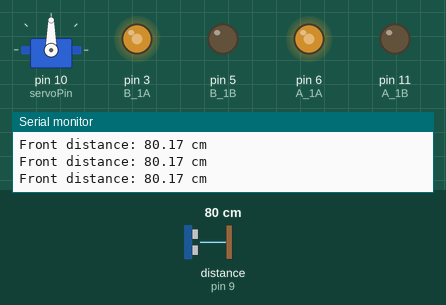
Simulated run of this sketch. Board: Arduino Uno, built with avr-gcc and run on an emulated ATmega328P. Parts: servo, output pins drawn as LEDs (lit = HIGH), the last lines printed to the serial monitor. Wiring (inferred from the names in the program): ultrasonic range finder: trigger pin 8; echo pin 9. Inputs (shaded band) come from the test bench; at power-on: distance to the obstacle (sensor on pin 9) 80 cm. The echo pulse lasts 58.3 µs per cm; pins used as bus, display or sensor lines are not drawn.

Above: at 2.2 s.
2.3 s: distance to the obstacle (sensor on pin 9) set to 38 cm
3.8 s: distance to the obstacle (sensor on pin 9) set to 33 cm
At 4.9 s:
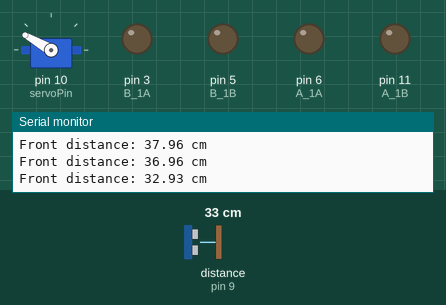
At 5.7 s:
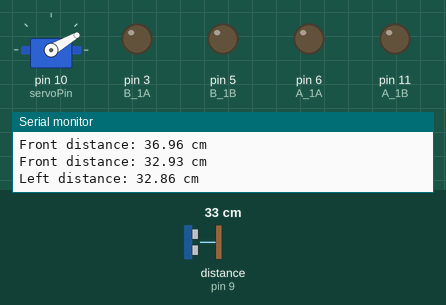
6.8 s: distance to the obstacle (sensor on pin 9) set to 120 cm
At 8.2 s:
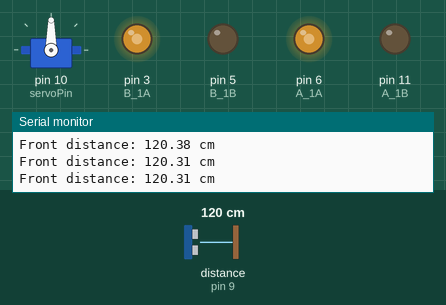
Timing chart, 0 to 9.8 s (numbered marks = the images above; inputs shaded):
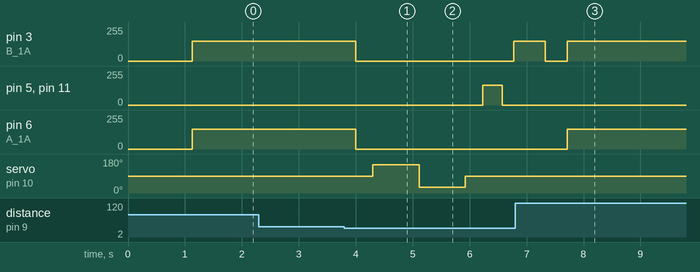

The sketch:

rc-car.ino
```cpp
#include <Servo.h>

/*
  L9110S 모터드라이버 연결

  오른쪽 모터
  L9110S A_1A - D6
  L9110S A_1B - D11

  왼쪽 모터
  L9110S B_1A - D3
  L9110S B_1B - D5
*/

int A_1A = 6;
int A_1B = 11;
int B_1A = 3;
int B_1B = 5;

/*
  초음파센서 연결

  TRIG - D8
  ECHO - D9
*/

int trigPin = 8;
int echoPin = 9;

/*
  서보모터 연결

  OUT - D10
*/

int servoPin = 10;

Servo servo;

/*
  모터 속도 설정
  값 범위: 0 ~ 255
*/

int motorASpeed = 150;
int motorBSpeed = 150;

/*
  장애물 판단 거리 35cm 이내
*/

int obstacleDistance = 35;

void setup() {
  Serial.begin(9600);

  pinMode(A_1A, OUTPUT);
  pinMode(A_1B, OUTPUT);
  pinMode(B_1A, OUTPUT);
  pinMode(B_1B, OUTPUT);

  stopCar();

  pinMode(trigPin, OUTPUT);
  pinMode(echoPin, INPUT);

  servo.attach(servoPin);

  // 서보모터를 정면으로 설정
  servo.write(90);
  delay(1000);

  Serial.println("RC car start");
}

void loop() {
  float cm = getStableDistanceCM();

  Serial.print("Front distance: ");
  Serial.print(cm);
  Serial.println(" cm");

  if (cm < obstacleDistance) {
    avoidObstacle();
  } else {
    forward();
  }

  delay(50);
}

/*
  장애물 회피 동작
*/

void avoidObstacle() {
  float leftDistance = 0;
  float rightDistance = 0;

  stopCar();
  delay(300);

  // 왼쪽 거리 측정
  servo.write(150);
  delay(500);
  leftDistance = getStableDistanceCM();

  Serial.print("Left distance: ");
  Serial.print(leftDistance);
  Serial.println(" cm");

  delay(200);

  // 오른쪽 거리 측정
  servo.write(30);
  delay(500);
  rightDistance = getStableDistanceCM();

  Serial.print("Right distance: ");
  Serial.print(rightDistance);
  Serial.println(" cm");

  delay(200);

  // 서보모터를 다시 정면으로
  servo.write(90);
  delay(300);

  // 살짝 후진
  back();
  delay(350);
  stopCar();
  delay(200);

  // 더 넓은 쪽으로 회전
  if (leftDistance > rightDistance) {
    left();
    delay(550);
  } else {
    right();
    delay(550);
  }

  stopCar();
  delay(200);
}

/*
  초음파센서 거리 측정 함수

  pulseIn에 timeout을 추가
  허공을 0cm로 착각해서 멈추는 문제 발생 → 신호를 못 받으면 999cm로 처리
*/

float getDistanceCM() {
  digitalWrite(trigPin, LOW);
  delayMicroseconds(2);

  digitalWrite(trigPin, HIGH);
  delayMicroseconds(10);
  digitalWrite(trigPin, LOW);

  long duration = pulseIn(echoPin, HIGH, 25000);

  if (duration == 0) {
    return 999;
  }

  float distance = duration / 29.0 / 2.0;

  return distance;
}

/*
  안정적인 거리 측정 함수

  여러 번 측정해서 평균 냄
  너무 빠르게 연속 측정하지 않도록 delay 추가
*/

float getStableDistanceCM() {
  float cmSum = 0;
  int sampleCount = 5;

  for (int i = 0; i < sampleCount; i++) {
    cmSum += getDistanceCM();
    delay(20);
  }

  return cmSum / sampleCount;
}

/*
  RC카 전진
*/

void forward() {
  analogWrite(A_1A, motorASpeed);
  analogWrite(A_1B, 0);

  analogWrite(B_1A, motorBSpeed);
  analogWrite(B_1B, 0);
}

/*
  RC카 후진
*/

void back() {
  analogWrite(A_1A, 0);
  analogWrite(A_1B, motorASpeed);

  analogWrite(B_1A, 0);
  analogWrite(B_1B, motorBSpeed);
}

/*
  RC카 좌회전

  오른쪽 모터 전진, 왼쪽 모터 정지 방식
*/

void left() {
  analogWrite(A_1A, motorASpeed);
  analogWrite(A_1B, 0);

  analogWrite(B_1A, 0);
  analogWrite(B_1B, 0);
}

/*
  RC카 우회전

  왼쪽 모터 전진, 오른쪽 모터 정지
*/

void right() {
  analogWrite(A_1A, 0);
  analogWrite(A_1B, 0);

  analogWrite(B_1A, motorBSpeed);
  analogWrite(B_1B, 0);
}

/*
  RC카 정지
  기존 stop() 이름은 Arduino 내부 함수와 헷갈려서 stopCar()로 바꿈
*/

void stopCar() {
  analogWrite(A_1A, 0);
  analogWrite(A_1B, 0);

  analogWrite(B_1A, 0);
  analogWrite(B_1B, 0);
}
```

Measured:
- the behaviour switches between 36 and 35 cm on distance to the obstacle (sensor on pin 9) (found by bisection; images 0 and 1)
- after the input at 3.8 s, pin 3 (B_1A): 150/255 → 0/255 after 0.20 s, → 150/255 2.8 s later; pin 5 (B_1B), pin 11 (A_1B): 0/255 → 150/255 after 2.4 s, → 0/255 0.35 s later; pin 6 (A_1A): 150/255 → 0/255 after 0.20 s; servo on pin 10 (servoPin): 90° → 150° after 0.50 s, → 30° 0.81 s later, → 90° 0.81 s later
- after the input at 6.8 s, pin 5 (B_1B), pin 11 (A_1B): stops changing and stays 0/255; pin 6 (A_1A): 0/255 → 150/255 after 0.92 s; servo on pin 10 (servoPin): stops changing and stays 90°
